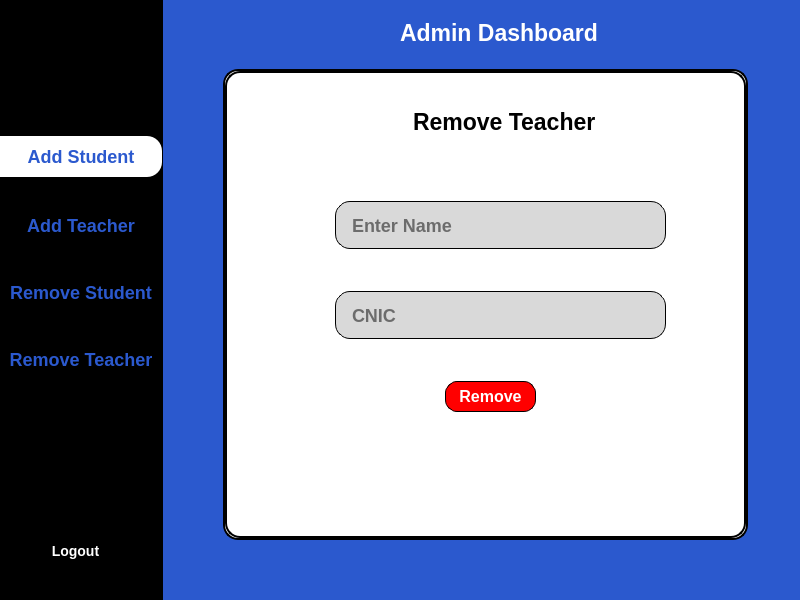
<?xml version="1.0" encoding="UTF-8"?>
<ui version="4.0">
 <class>AdminPannel</class>
 <widget class="QDialog" name="AdminPannel">
  <property name="geometry">
   <rect>
    <x>0</x>
    <y>0</y>
    <width>800</width>
    <height>600</height>
   </rect>
  </property>
  <property name="windowTitle">
   <string>Dialog</string>
  </property>
  <property name="styleSheet">
   <string notr="true">background-color: #2B59CE;</string>
  </property>
  <widget class="QLabel" name="label">
   <property name="geometry">
    <rect>
     <x>0</x>
     <y>0</y>
     <width>163</width>
     <height>600</height>
    </rect>
   </property>
   <property name="styleSheet">
    <string notr="true">background-color: rgb(0, 0, 0);</string>
   </property>
   <property name="text">
    <string/>
   </property>
  </widget>
  <widget class="QPushButton" name="pushButton">
   <property name="geometry">
    <rect>
     <x>0</x>
     <y>136</y>
     <width>162</width>
     <height>41</height>
    </rect>
   </property>
   <property name="cursor">
    <cursorShape>PointingHandCursor</cursorShape>
   </property>
   <property name="styleSheet">
    <string notr="true">QPushButton{color: #2B59CE;
background-color: rgb(0, 0, 0);
font: 18px;
font-weight: bold;
border-radius: 15px;
border-bottom-left-radius: 0px;;
border-top-left-radius: 0px;
}
QPushButton::hover{
background-color: white;
}
QPushButton::checked{
background-color: white;
}</string>
   </property>
   <property name="text">
    <string>Add Student</string>
   </property>
   <property name="checkable">
    <bool>true</bool>
   </property>
   <property name="checked">
    <bool>true</bool>
   </property>
   <property name="autoExclusive">
    <bool>true</bool>
   </property>
  </widget>
  <widget class="QPushButton" name="pushButton_2">
   <property name="geometry">
    <rect>
     <x>0</x>
     <y>205</y>
     <width>162</width>
     <height>41</height>
    </rect>
   </property>
   <property name="cursor">
    <cursorShape>PointingHandCursor</cursorShape>
   </property>
   <property name="styleSheet">
    <string notr="true">QPushButton{color: #2B59CE;
background-color: rgb(0, 0, 0);
font: 18px;
font-weight: bold;
border-radius: 15px;
border-bottom-left-radius: 0px;;
border-top-left-radius: 0px;
}
QPushButton::hover{
background-color: white;
}
QPushButton::checked{
background-color: white;
}</string>
   </property>
   <property name="text">
    <string>Add Teacher</string>
   </property>
   <property name="checkable">
    <bool>true</bool>
   </property>
   <property name="autoExclusive">
    <bool>true</bool>
   </property>
  </widget>
  <widget class="QPushButton" name="pushButton_3">
   <property name="geometry">
    <rect>
     <x>0</x>
     <y>272</y>
     <width>162</width>
     <height>41</height>
    </rect>
   </property>
   <property name="cursor">
    <cursorShape>PointingHandCursor</cursorShape>
   </property>
   <property name="styleSheet">
    <string notr="true">QPushButton{color: #2B59CE;
background-color: rgb(0, 0, 0);
font: 18px;
font-weight: bold;
border-radius: 15px;
border-bottom-left-radius: 0px;;
border-top-left-radius: 0px;
}
QPushButton::hover{
background-color: white;
}
QPushButton::checked{
background-color: white;
}</string>
   </property>
   <property name="text">
    <string>Remove Student</string>
   </property>
   <property name="checkable">
    <bool>true</bool>
   </property>
   <property name="checked">
    <bool>false</bool>
   </property>
   <property name="autoExclusive">
    <bool>true</bool>
   </property>
  </widget>
  <widget class="QPushButton" name="pushButton_4">
   <property name="geometry">
    <rect>
     <x>0</x>
     <y>339</y>
     <width>162</width>
     <height>41</height>
    </rect>
   </property>
   <property name="cursor">
    <cursorShape>PointingHandCursor</cursorShape>
   </property>
   <property name="styleSheet">
    <string notr="true">QPushButton{color: #2B59CE;
background-color: rgb(0, 0, 0);
font: 18px;
font-weight: bold;
border-radius: 15px;
border-bottom-left-radius: 0px;;
border-top-left-radius: 0px;
}
QPushButton::hover{
background-color: white;
}
QPushButton::checked{
background-color: white;
}</string>
   </property>
   <property name="text">
    <string>Remove Teacher</string>
   </property>
   <property name="checkable">
    <bool>true</bool>
   </property>
   <property name="autoExclusive">
    <bool>true</bool>
   </property>
  </widget>
  <widget class="QStackedWidget" name="stackedWidget">
   <property name="geometry">
    <rect>
     <x>223</x>
     <y>69</y>
     <width>525</width>
     <height>471</height>
    </rect>
   </property>
   <property name="styleSheet">
    <string notr="true">border: 2px solid black;
background-color: rgb(255, 255, 255);
border-radius: 15px;</string>
   </property>
   <property name="currentIndex">
    <number>5</number>
   </property>
   <widget class="QWidget" name="page">
    <widget class="QLineEdit" name="name">
     <property name="geometry">
      <rect>
       <x>110</x>
       <y>80</y>
       <width>331</width>
       <height>48</height>
      </rect>
     </property>
     <property name="styleSheet">
      <string notr="true">QLineEdit {
    border: 1px solid black;
    background-color: #D9D9D9;
    color: black;
    font-weight: bold;
    font-family: &quot;Roboto&quot;;
    font-size: 18px;
    padding-left: 14px;
}
</string>
     </property>
     <property name="placeholderText">
      <string>Enter Name</string>
     </property>
    </widget>
    <widget class="QLineEdit" name="regno">
     <property name="geometry">
      <rect>
       <x>110</x>
       <y>150</y>
       <width>331</width>
       <height>48</height>
      </rect>
     </property>
     <property name="styleSheet">
      <string notr="true">QLineEdit {
    border: 1px solid black;
    background-color: #D9D9D9;
    color: black;
    font-weight: bold;
    font-family: &quot;Roboto&quot;;
    font-size: 18px;
    padding-left: 14px;
}
</string>
     </property>
     <property name="placeholderText">
      <string>Registration no.</string>
     </property>
    </widget>
    <widget class="QLabel" name="label_3">
     <property name="geometry">
      <rect>
       <x>170</x>
       <y>20</y>
       <width>211</width>
       <height>41</height>
      </rect>
     </property>
     <property name="styleSheet">
      <string notr="true">color: black;
font-size: 23px;
font-weight: bold;
border: 0px;</string>
     </property>
     <property name="text">
      <string>Add Student Data</string>
     </property>
    </widget>
    <widget class="QLineEdit" name="email">
     <property name="geometry">
      <rect>
       <x>110</x>
       <y>220</y>
       <width>331</width>
       <height>48</height>
      </rect>
     </property>
     <property name="styleSheet">
      <string notr="true">QLineEdit {
    border: 1px solid black;
    background-color: #D9D9D9;
    color: black;
    font-weight: bold;
    font-family: &quot;Roboto&quot;;
    font-size: 18px;
    padding-left: 14px;
}
</string>
     </property>
     <property name="placeholderText">
      <string>Enter Email</string>
     </property>
    </widget>
    <widget class="QLineEdit" name="password">
     <property name="geometry">
      <rect>
       <x>110</x>
       <y>290</y>
       <width>331</width>
       <height>48</height>
      </rect>
     </property>
     <property name="styleSheet">
      <string notr="true">QLineEdit {
    border: 1px solid black;
    background-color: #D9D9D9;
    color: black;
    font-weight: bold;
    font-family: &quot;Roboto&quot;;
    font-size: 18px;
    padding-left: 14px;
}
</string>
     </property>
     <property name="placeholderText">
      <string>Enter Password</string>
     </property>
    </widget>
    <widget class="QLineEdit" name="age">
     <property name="geometry">
      <rect>
       <x>110</x>
       <y>360</y>
       <width>331</width>
       <height>48</height>
      </rect>
     </property>
     <property name="styleSheet">
      <string notr="true">QLineEdit {
    border: 1px solid black;
    background-color: #D9D9D9;
    color: black;
    font-weight: bold;
    font-family: &quot;Roboto&quot;;
    font-size: 18px;
    padding-left: 14px;
}
</string>
     </property>
     <property name="placeholderText">
      <string>Enter Age</string>
     </property>
    </widget>
    <widget class="QPushButton" name="pushButton_5">
     <property name="geometry">
      <rect>
       <x>408</x>
       <y>426</y>
       <width>81</width>
       <height>31</height>
      </rect>
     </property>
     <property name="cursor">
      <cursorShape>PointingHandCursor</cursorShape>
     </property>
     <property name="styleSheet">
      <string notr="true">border: 1px solid black;
border-radius: 12px;
color: white;
font-size:16px;
font-weight: bold;
background-color: red;</string>
     </property>
     <property name="text">
      <string>Next</string>
     </property>
    </widget>
   </widget>
   <widget class="QWidget" name="page_2">
    <widget class="QLineEdit" name="batch">
     <property name="geometry">
      <rect>
       <x>110</x>
       <y>80</y>
       <width>331</width>
       <height>48</height>
      </rect>
     </property>
     <property name="styleSheet">
      <string notr="true">QLineEdit {
    border: 1px solid black;
    background-color: #D9D9D9;
    color: black;
    font-weight: bold;
    font-family: &quot;Roboto&quot;;
    font-size: 18px;
    padding-left: 14px;
}
</string>
     </property>
     <property name="placeholderText">
      <string>Enter Batch</string>
     </property>
    </widget>
    <widget class="QLineEdit" name="department">
     <property name="geometry">
      <rect>
       <x>110</x>
       <y>240</y>
       <width>331</width>
       <height>48</height>
      </rect>
     </property>
     <property name="styleSheet">
      <string notr="true">QLineEdit {
    border: 1px solid black;
    background-color: #D9D9D9;
    color: black;
    font-weight: bold;
    font-family: &quot;Roboto&quot;;
    font-size: 18px;
    padding-left: 14px;
}
</string>
     </property>
     <property name="placeholderText">
      <string>Enter Department</string>
     </property>
    </widget>
    <widget class="QLineEdit" name="faculty">
     <property name="geometry">
      <rect>
       <x>110</x>
       <y>160</y>
       <width>331</width>
       <height>48</height>
      </rect>
     </property>
     <property name="styleSheet">
      <string notr="true">QLineEdit {
    border: 1px solid black;
    background-color: #D9D9D9;
    color: black;
    font-weight: bold;
    font-family: &quot;Roboto&quot;;
    font-size: 18px;
    padding-left: 14px;
}
</string>
     </property>
     <property name="placeholderText">
      <string>Enter Faculty</string>
     </property>
    </widget>
    <widget class="QPushButton" name="pushButton_6">
     <property name="geometry">
      <rect>
       <x>234</x>
       <y>320</y>
       <width>91</width>
       <height>31</height>
      </rect>
     </property>
     <property name="cursor">
      <cursorShape>PointingHandCursor</cursorShape>
     </property>
     <property name="styleSheet">
      <string notr="true">border: 1px solid black;
border-radius: 12px;
color: white;
font-size:16px;
font-weight: bold;
background-color: red;</string>
     </property>
     <property name="text">
      <string>Add</string>
     </property>
    </widget>
   </widget>
   <widget class="QWidget" name="page_3">
    <widget class="QLabel" name="label_4">
     <property name="geometry">
      <rect>
       <x>180</x>
       <y>20</y>
       <width>211</width>
       <height>41</height>
      </rect>
     </property>
     <property name="styleSheet">
      <string notr="true">color: black;
font-size: 23px;
font-weight: bold;
border: 0px;</string>
     </property>
     <property name="text">
      <string>Add Teacher Data</string>
     </property>
    </widget>
    <widget class="QLineEdit" name="tage">
     <property name="geometry">
      <rect>
       <x>110</x>
       <y>350</y>
       <width>331</width>
       <height>48</height>
      </rect>
     </property>
     <property name="styleSheet">
      <string notr="true">QLineEdit {
    border: 1px solid black;
    background-color: #D9D9D9;
    color: black;
    font-weight: bold;
    font-family: &quot;Roboto&quot;;
    font-size: 18px;
    padding-left: 14px;
}
</string>
     </property>
     <property name="placeholderText">
      <string>Enter Age</string>
     </property>
    </widget>
    <widget class="QLineEdit" name="tname">
     <property name="geometry">
      <rect>
       <x>110</x>
       <y>70</y>
       <width>331</width>
       <height>48</height>
      </rect>
     </property>
     <property name="styleSheet">
      <string notr="true">QLineEdit {
    border: 1px solid black;
    background-color: #D9D9D9;
    color: black;
    font-weight: bold;
    font-family: &quot;Roboto&quot;;
    font-size: 18px;
    padding-left: 14px;
}
</string>
     </property>
     <property name="placeholderText">
      <string>Enter Name</string>
     </property>
    </widget>
    <widget class="QLineEdit" name="temail">
     <property name="geometry">
      <rect>
       <x>110</x>
       <y>210</y>
       <width>331</width>
       <height>48</height>
      </rect>
     </property>
     <property name="styleSheet">
      <string notr="true">QLineEdit {
    border: 1px solid black;
    background-color: #D9D9D9;
    color: black;
    font-weight: bold;
    font-family: &quot;Roboto&quot;;
    font-size: 18px;
    padding-left: 14px;
}
</string>
     </property>
     <property name="placeholderText">
      <string>Enter Email</string>
     </property>
    </widget>
    <widget class="QLineEdit" name="tpassword">
     <property name="geometry">
      <rect>
       <x>110</x>
       <y>280</y>
       <width>331</width>
       <height>48</height>
      </rect>
     </property>
     <property name="styleSheet">
      <string notr="true">QLineEdit {
    border: 1px solid black;
    background-color: #D9D9D9;
    color: black;
    font-weight: bold;
    font-family: &quot;Roboto&quot;;
    font-size: 18px;
    padding-left: 14px;
}
</string>
     </property>
     <property name="placeholderText">
      <string>Enter Password</string>
     </property>
    </widget>
    <widget class="QLineEdit" name="tcnic">
     <property name="geometry">
      <rect>
       <x>110</x>
       <y>140</y>
       <width>331</width>
       <height>48</height>
      </rect>
     </property>
     <property name="styleSheet">
      <string notr="true">QLineEdit {
    border: 1px solid black;
    background-color: #D9D9D9;
    color: black;
    font-weight: bold;
    font-family: &quot;Roboto&quot;;
    font-size: 18px;
    padding-left: 14px;
}
</string>
     </property>
     <property name="placeholderText">
      <string>CNIC</string>
     </property>
    </widget>
    <widget class="QPushButton" name="pushButton_9">
     <property name="geometry">
      <rect>
       <x>398</x>
       <y>416</y>
       <width>81</width>
       <height>31</height>
      </rect>
     </property>
     <property name="cursor">
      <cursorShape>PointingHandCursor</cursorShape>
     </property>
     <property name="styleSheet">
      <string notr="true">border: 1px solid black;
border-radius: 12px;
color: white;
font-size:16px;
font-weight: bold;
background-color: red;</string>
     </property>
     <property name="text">
      <string>Next</string>
     </property>
    </widget>
   </widget>
   <widget class="QWidget" name="page_4">
    <widget class="QPushButton" name="pushButton_10">
     <property name="geometry">
      <rect>
       <x>224</x>
       <y>310</y>
       <width>91</width>
       <height>31</height>
      </rect>
     </property>
     <property name="cursor">
      <cursorShape>PointingHandCursor</cursorShape>
     </property>
     <property name="styleSheet">
      <string notr="true">border: 1px solid black;
border-radius: 12px;
color: white;
font-size:16px;
font-weight: bold;
background-color: red;</string>
     </property>
     <property name="text">
      <string>Add</string>
     </property>
    </widget>
    <widget class="QLineEdit" name="tdepartment">
     <property name="geometry">
      <rect>
       <x>100</x>
       <y>180</y>
       <width>331</width>
       <height>48</height>
      </rect>
     </property>
     <property name="styleSheet">
      <string notr="true">QLineEdit {
    border: 1px solid black;
    background-color: #D9D9D9;
    color: black;
    font-weight: bold;
    font-family: &quot;Roboto&quot;;
    font-size: 18px;
    padding-left: 14px;
}
</string>
     </property>
     <property name="placeholderText">
      <string>Enter Department</string>
     </property>
    </widget>
    <widget class="QLineEdit" name="tfaculty">
     <property name="geometry">
      <rect>
       <x>100</x>
       <y>80</y>
       <width>331</width>
       <height>48</height>
      </rect>
     </property>
     <property name="styleSheet">
      <string notr="true">QLineEdit {
    border: 1px solid black;
    background-color: #D9D9D9;
    color: black;
    font-weight: bold;
    font-family: &quot;Roboto&quot;;
    font-size: 18px;
    padding-left: 14px;
}
</string>
     </property>
     <property name="placeholderText">
      <string>Enter Faculty</string>
     </property>
    </widget>
   </widget>
   <widget class="QWidget" name="page_5">
    <widget class="QPushButton" name="pushButton_11">
     <property name="geometry">
      <rect>
       <x>220</x>
       <y>310</y>
       <width>91</width>
       <height>31</height>
      </rect>
     </property>
     <property name="cursor">
      <cursorShape>PointingHandCursor</cursorShape>
     </property>
     <property name="styleSheet">
      <string notr="true">border: 1px solid black;
border-radius: 12px;
color: white;
font-size:16px;
font-weight: bold;
background-color: red;</string>
     </property>
     <property name="text">
      <string>Remove</string>
     </property>
    </widget>
    <widget class="QLabel" name="label_7">
     <property name="geometry">
      <rect>
       <x>188</x>
       <y>30</y>
       <width>211</width>
       <height>41</height>
      </rect>
     </property>
     <property name="styleSheet">
      <string notr="true">color: black;
font-size: 23px;
font-weight: bold;
border: 0px;</string>
     </property>
     <property name="text">
      <string>Remove Student </string>
     </property>
    </widget>
    <widget class="QLineEdit" name="rregno">
     <property name="geometry">
      <rect>
       <x>110</x>
       <y>220</y>
       <width>331</width>
       <height>48</height>
      </rect>
     </property>
     <property name="styleSheet">
      <string notr="true">QLineEdit {
    border: 1px solid black;
    background-color: #D9D9D9;
    color: black;
    font-weight: bold;
    font-family: &quot;Roboto&quot;;
    font-size: 18px;
    padding-left: 14px;
}
</string>
     </property>
     <property name="placeholderText">
      <string>Registration no.</string>
     </property>
    </widget>
    <widget class="QLineEdit" name="rname">
     <property name="geometry">
      <rect>
       <x>110</x>
       <y>130</y>
       <width>331</width>
       <height>48</height>
      </rect>
     </property>
     <property name="styleSheet">
      <string notr="true">QLineEdit {
    border: 1px solid black;
    background-color: #D9D9D9;
    color: black;
    font-weight: bold;
    font-family: &quot;Roboto&quot;;
    font-size: 18px;
    padding-left: 14px;
}
</string>
     </property>
     <property name="placeholderText">
      <string>Enter Name</string>
     </property>
    </widget>
   </widget>
   <widget class="QWidget" name="page_11">
    <widget class="QLineEdit" name="tdname">
     <property name="geometry">
      <rect>
       <x>110</x>
       <y>130</y>
       <width>331</width>
       <height>48</height>
      </rect>
     </property>
     <property name="styleSheet">
      <string notr="true">QLineEdit {
    border: 1px solid black;
    background-color: #D9D9D9;
    color: black;
    font-weight: bold;
    font-family: &quot;Roboto&quot;;
    font-size: 18px;
    padding-left: 14px;
}
</string>
     </property>
     <property name="placeholderText">
      <string>Enter Name</string>
     </property>
    </widget>
    <widget class="QLabel" name="label_8">
     <property name="geometry">
      <rect>
       <x>188</x>
       <y>30</y>
       <width>211</width>
       <height>41</height>
      </rect>
     </property>
     <property name="styleSheet">
      <string notr="true">color: black;
font-size: 23px;
font-weight: bold;
border: 0px;</string>
     </property>
     <property name="text">
      <string>Remove Teacher</string>
     </property>
    </widget>
    <widget class="QLineEdit" name="tdcnic">
     <property name="geometry">
      <rect>
       <x>110</x>
       <y>220</y>
       <width>331</width>
       <height>48</height>
      </rect>
     </property>
     <property name="styleSheet">
      <string notr="true">QLineEdit {
    border: 1px solid black;
    background-color: #D9D9D9;
    color: black;
    font-weight: bold;
    font-family: &quot;Roboto&quot;;
    font-size: 18px;
    padding-left: 14px;
}
</string>
     </property>
     <property name="placeholderText">
      <string>CNIC</string>
     </property>
    </widget>
    <widget class="QPushButton" name="pushButton_12">
     <property name="geometry">
      <rect>
       <x>220</x>
       <y>310</y>
       <width>91</width>
       <height>31</height>
      </rect>
     </property>
     <property name="cursor">
      <cursorShape>PointingHandCursor</cursorShape>
     </property>
     <property name="styleSheet">
      <string notr="true">border: 1px solid black;
border-radius: 12px;
color: white;
font-size:16px;
font-weight: bold;
background-color: red;</string>
     </property>
     <property name="text">
      <string>Remove</string>
     </property>
    </widget>
   </widget>
  </widget>
  <widget class="QLabel" name="label_2">
   <property name="geometry">
    <rect>
     <x>400</x>
     <y>17</y>
     <width>211</width>
     <height>31</height>
    </rect>
   </property>
   <property name="styleSheet">
    <string notr="true">color: white;
font-size: 23px;
font-weight: bold;</string>
   </property>
   <property name="text">
    <string>Admin Dashboard</string>
   </property>
  </widget>
  <widget class="QLabel" name="a123">
   <property name="geometry">
    <rect>
     <x>8</x>
     <y>14</y>
     <width>150</width>
     <height>82</height>
    </rect>
   </property>
   <property name="styleSheet">
    <string notr="true">background-color: none;</string>
   </property>
   <property name="text">
    <string/>
   </property>
  </widget>
  <widget class="QPushButton" name="pushButton_7">
   <property name="geometry">
    <rect>
     <x>30</x>
     <y>530</y>
     <width>91</width>
     <height>41</height>
    </rect>
   </property>
   <property name="cursor">
    <cursorShape>PointingHandCursor</cursorShape>
   </property>
   <property name="styleSheet">
    <string notr="true">color: white;
background-color: black;
border: 0px;
font-weight: bold;
font-size:14px;</string>
   </property>
   <property name="text">
    <string>Logout</string>
   </property>
   <property name="icon">
    <iconset resource="Logos.qrc">
     <normaloff>:/new/prefix1/Images/Admin/Logout.png</normaloff>:/new/prefix1/Images/Admin/Logout.png</iconset>
   </property>
   <property name="iconSize">
    <size>
     <width>32</width>
     <height>32</height>
    </size>
   </property>
  </widget>
 </widget>
 <resources>
  <include location="Logos.qrc"/>
 </resources>
 <connections/>
</ui>
